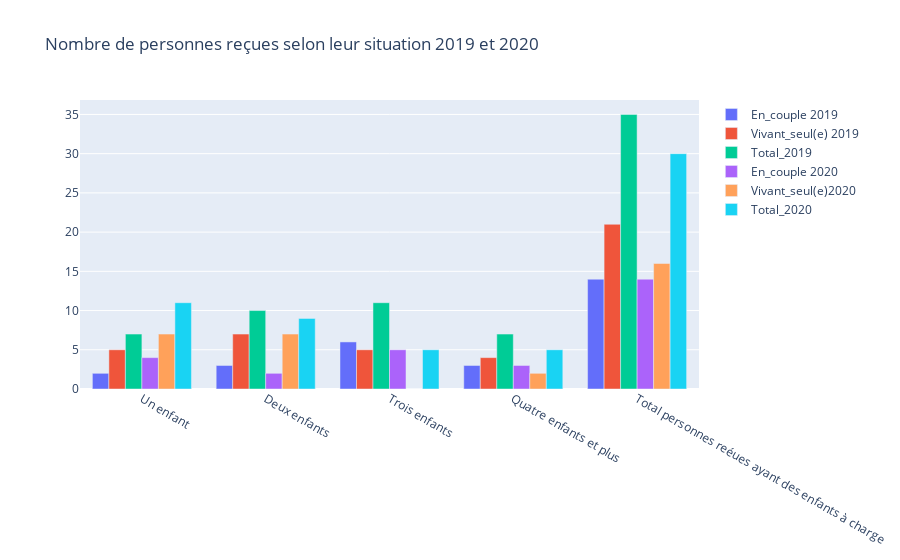

This figure's notebook cell:
### Code cell
import plotly.graph_objs as go
import pandas as pd
import plotly.express as px
from plotly.subplots import make_subplots
input_file = "Nombre de personnes reçues en fonction du nombre d'enfants à charge.csv"
df = pd.read_csv(input_file)
#display(df)


Total1= go.Bar(x=df.Nombre_d_enfants_à_charge, y=df.Total_2019 ,name = "Total_2019")
Total2= go.Bar(x=df.Nombre_d_enfants_à_charge, y=df.Vivant_seul_2019 ,name = "Vivant_seul(e) 2019")
Total3= go.Bar(x=df.Nombre_d_enfants_à_charge, y=df.En_couple2019 ,name = "En_couple 2019")
Total4= go.Bar(x=df.Nombre_d_enfants_à_charge, y=df.Total_2020 ,name = "Total_2020")
Total5= go.Bar(x=df.Nombre_d_enfants_à_charge, y=df.Vivant_seul_2020 ,name = "Vivant_seul(e)2020")
Total6= go.Bar(x=df.Nombre_d_enfants_à_charge, y=df.En_couple2020 ,name = "En_couple 2020")



data =[Total3,Total2,Total1,Total6,Total5,Total4]
layout = go.Layout(title='Nombre de personnes reçues selon leur situation 2019 et 2020',barmode = "group")




fig = go.Figure(data = data, layout = layout)
fig.show()

### Figure 1 — Plotly figure (JSON) as saved in the notebook; plotly's stock layout.template omitted (floating-point values rounded to 4 significant figures)
{"data": [{"name": "En_couple 2019", "type": "bar", "x": ["Un enfant", "Deux enfants", "Trois enfants", "Quatre enfants et plus", "Total personnes reéues ayant des enfants à charge"], "y": [2, 3, 6, 3, 14]}, {"name": "Vivant_seul(e) 2019", "type": "bar", "x": ["Un enfant", "Deux enfants", "Trois enfants", "Quatre enfants et plus", "Total personnes reéues ayant des enfants à charge"], "y": [5, 7, 5, 4, 21]}, {"name": "Total_2019", "type": "bar", "x": ["Un enfant", "Deux enfants", "Trois enfants", "Quatre enfants et plus", "Total personnes reéues ayant des enfants à charge"], "y": [7, 10, 11, 7, 35]}, {"name": "En_couple 2020", "type": "bar", "x": ["Un enfant", "Deux enfants", "Trois enfants", "Quatre enfants et plus", "Total personnes reéues ayant des enfants à charge"], "y": [4, 2, 5, 3, 14]}, {"name": "Vivant_seul(e)2020", "type": "bar", "x": ["Un enfant", "Deux enfants", "Trois enfants", "Quatre enfants et plus", "Total personnes reéues ayant des enfants à charge"], "y": [7, 7, 0, 2, 16]}, {"name": "Total_2020", "type": "bar", "x": ["Un enfant", "Deux enfants", "Trois enfants", "Quatre enfants et plus", "Total personnes reéues ayant des enfants à charge"], "y": [11, 9, 5, 5, 30]}], "layout": {"barmode": "group", "title": {"text": "Nombre de personnes reçues selon leur situation 2019 et 2020"}}}
